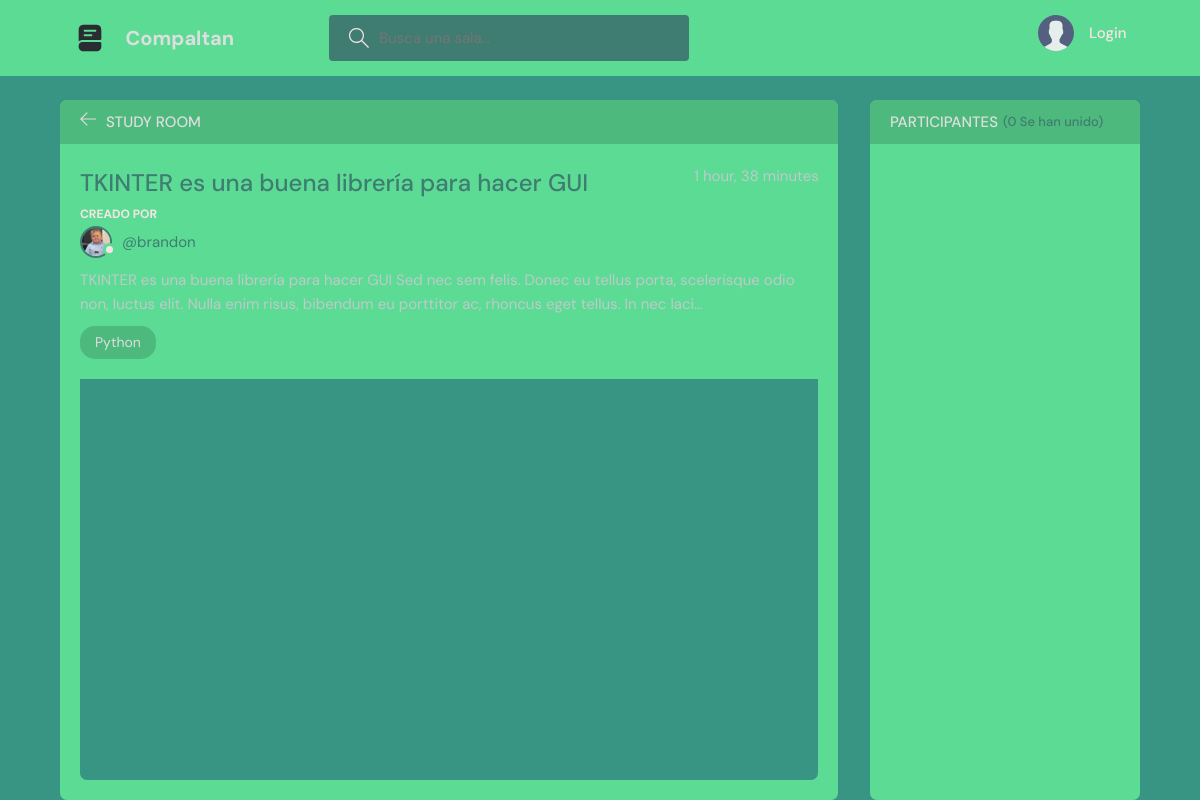
The app's page /room/2 with its own data.
### base/models.py (models this page shows, shortened)
class Habitacion(models.Model):
    host = models.ForeignKey(User, on_delete=models.SET_NULL, null=True)
    tema = models.ForeignKey(Tema, on_delete=models.SET_NULL, null=True)
    nombre = models.CharField(max_length=200)
    descripcion = models.TextField(null=True, blank=True)
    participantes = models.ManyToManyField(User, related_name="participantes", blank=True)
    updated = models.DateTimeField(auto_now=True)
    creado = models.DateTimeField(auto_now_add=True) #Este valor solo cambia cuando se INICIA UNA VEZ
    class Meta:
        ordering = ["-updated", "-creado"]

class User(AbstractUser):
    name = models.CharField(max_length=200,null=True)
    email = models.EmailField(unique=True, null=True)
    biografia = models.TextField(null=True)
    avatar = models.ImageField(null=True, default="avatar.svg")
    USERNAME_FIELD = "email" #sobreescribimos
    REQUIRED_FIELDS = []

class Tema(models.Model):
    nombre = models.CharField(max_length=200)
    def __str__(self):
        return self.nombre

### base/views.py (the view)
# urls.py: path("room/<str:pk>", views.room, name="room"), ## <str:pki> el tipo de dato del parametro en este caso int y lo guardamos en la variable pki
def room(request, pk):
    room = Habitacion.objects.get(id=pk)
    mensajes = room.mensaje_set.all().order_by("-created") #_set.all() coge todos los comentarios
    participantes = room.participantes.all()
    if request.method == "POST":
        mensaje = Mensaje.objects.create(usuario=request.user, habitacion=room, body=request.POST.get("body"))
        room.participantes.add(request.user)
        return redirect("room", pk=room.id) #Redirecciona con su pk
    contexto = {"room": room, "mensajes": mensajes, "request": request, "participantes": participantes}
    return render(request, "room.html", contexto)

### templates/room.html (shortened to what this page needs)
{% extends "main.html" %}
  {% block content %}
    <main class="profile-page layout layout--2">
      <div class="container">
        <div class="room">
          <div class="room__top">
            <div class="room__topLeft">
              <a href="{{request.META.HTTP_REFERER}}">
                <svg version="1.1" xmlns="http://www.w3.org/2000/svg" width="32" height="32" viewBox="0 0 32 32">
                  <title>arrow-left</title>
                  <path
                    d="M13.723 2.286l-13.723 13.714 13.719 13.714 1.616-1.611-10.96-10.96h27.625v-2.286h-27.625l10.965-10.965-1.616-1.607z"
                  ></path>
                </svg>
              </a>
              <h3>Study Room</h3>
            </div>
          </div>
          <div class="room__box scroll">
            <div class="room__header scroll">
              <div class="room__info">
                <h3>{{room.nombre}}</h3>
                <span>{{room.creado|timesince}}</span>
              </div>
              <div class="room__hosted">
                <p>Creado Por</p>
                <a href="{% url 'perfil-usuario' room.host.id %}" class="room__author">
                  <div class="avatar avatar--small">
                    <img src="{{room.host.avatar.url}}" />
                  </div>
                  <span>@{{room.host.username}}</span>
                </a>
              </div>
              <div class="room__details">
                {{room.descripcion|truncatechars:200}}
              </div>
              <span class="room__topics">{{room.tema}}</span>
            </div>
            <div class="room__conversation">
              <div class="threads scroll">
              </div>
            </div>
          </div>
        </div>
        <div class="participants">
          <h3 class="participants__top">Participantes <span>({{participantes.count}} Se han unido)</span></h3>
          <div class="participants__list scroll">
          </div>
        </div>
      </div>
    </main>
{% endblock content %}

### static/styles/style.css (style rules this page uses)
:root { --color-main: #3f7c71; --color-main-light: #e1f6fb; --color-dark: #5cdb94; --color-dark-medium: #3f7c71; --color-dark-light: #4eb97d; --color-light: #dedede; --color-gray: #f6e5e5; --color-light-gray: #bfcaca; --color-bg: #389583; --color-success: green; --color-error: #fc4b0b; }
* { font-family: "DM Sans", -apple-system, BlinkMacSystemFont, "Segoe UI", Roboto, Oxygen, Ubuntu, Cantarell, "Open Sans", "Helvetica Neue", sans-serif; margin: 0; padding: 0; box-sizing: border-box; text-rendering: optimizeLegibility; font-size: inherit; }
html { font-size: 56.25%; }
@media only screen and (min-width: 1200px) { html { font-size: 62.5%; } }
body { line-height: 1.6; font-weight: 400; font-size: 1.5rem; color: var(--color-light-gray); background-color: var(--color-bg); min-height: 100vh; }
img { width: 100%; }
a { display: inline-block; color: var(--color-main); text-decoration: none; }
.container { max-width: 120rem; width: 90%; margin: auto; }
.avatar { position: relative; display: inline-block; border-radius: 50%; border: 2px solid var(--color-main); }
.avatar img { display: block; border-radius: 50%; object-fit: cover; object-position: center; }
.avatar::after { content: ""; display: block; position: absolute; background-color: var(--color-gray); z-index: 111; border-radius: 50%; border: 0.3rem solid var(--color-dark); }
.avatar.avatar--small img { width: 2.8rem; height: 2.8rem; }
.avatar.avatar--small:after { width: 0.7rem; height: 0.7rem; bottom: 0px; right: -6px; }
.layout { margin-top: 2.4rem; }
.layout > .container { display: flex; justify-content: space-between; align-items: flex-start; }
.layout--2 > .container > div:first-child { flex-basis: 72%; }
.layout--2 > .container > div:last-child { flex-basis: 25%; }
.room, .participants { background: var(--color-dark); max-height: 87.5vh; border-radius: 0.7rem; overflow: hidden; position: relative; }
.room__top, .participants__top { background: var(--color-dark-light); display: flex; justify-content: space-between; align-items: center; padding: 1rem 2rem; position: relative; }
.room__top svg, .thread__top svg { width: 1.6rem; height: 1.6rem; fill: var(--color-light); cursor: pointer; }
.room__topLeft { display: flex; align-items: flex-end; gap: 1rem; }
.room__topLeft h3, .participants__top { text-transform: uppercase; font-weight: 500; color: var(--color-light); }
.room__topLeft svg { width: 1.6rem; height: 1.6rem; fill: var(--color-light); }
.room__header { max-height: 30vh; overflow-y: auto; position: absolute; width: 95%; background: var(--color-dark); z-index: 999; top: 4.4rem; padding-top: 2rem; padding-bottom: 1rem; }
.room__box { padding-left: 2rem; padding-right: 2rem; height: 80.5vh; padding-bottom: 0; }
.room__info { display: flex; justify-content: space-between; }
.room__info h3 { font-size: 2.4rem; font-weight: 500; color: var(--color-main); }
.room__hosted p { text-transform: uppercase; color: var(--color-gray); font-size: 1.2rem; font-weight: 700; line-height: 2; }
.room__author { display: flex; gap: 1rem; align-items: center; margin-bottom: 1rem; transition: all 0.3s ease-in-out; }
.room__topics { padding: 0.5rem 1.5rem; background: var(--color-dark-light); color: var(--color-light); display: inline-block; font-size: 1.4rem; border-radius: 1.5rem; margin: 1rem 0; }
.room__conversation { margin-top: 1rem; margin-bottom: 4rem; height: 64%; }
.threads { background: var(--color-bg); border-radius: 0.7rem; overflow-y: auto; height: 100%; margin-top: 28vh; padding: 0 2rem 4rem 2rem; }
.participants__top span { color: var(--color-main); font-size: 1.3rem; text-transform: none; }
.participants__top { justify-content: flex-start; gap: 0.5rem; }
.participants__list { padding: 2rem; height: 82.5vh; overflow-y: scroll; padding-bottom: 0; }

### records on screen
Habitacion: nombre "TKINTER es una buena librería para hacer GUI", creado "1 hour, 38 minutes", host.avatar (picture), host.username "brandon", descripcion "TKINTER es una buena librería para hacer GUI Sed nec sem felis. Donec eu tellus porta, scelerisque odio non, luctus elit. Nulla enim risus, bibendum eu porttitor ac, rhoncus eget tellus. In nec laci…", tema "Python"

### other values on screen
{{ participantes.count }} "0"
